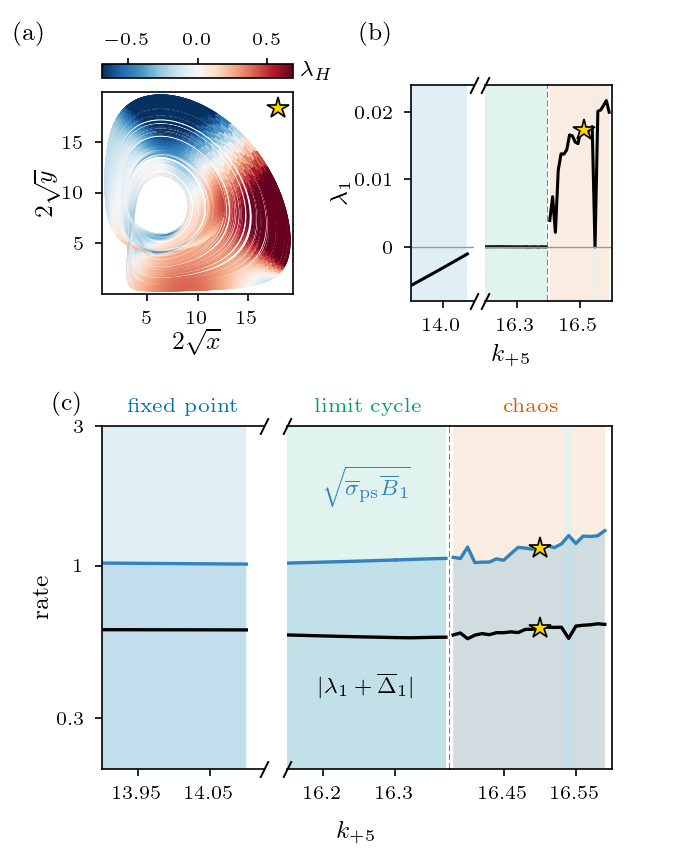

Reproduce this figure in Python.
#!/usr/bin/env python3
"""fig1_window.py -- Fig. 1 from fig1_data.npz: (a) chaotic attractor coloured by lambda_H,
(b) leading exponent along k+5, (c) window sqrt(sigma_ps B_1) and departure |lambda_1 + Delta_1|."""
import numpy as np
import matplotlib
matplotlib.use("Agg")
import matplotlib.pyplot as plt
from matplotlib import gridspec
from matplotlib.colors import TwoSlopeNorm
from matplotlib.collections import LineCollection
from matplotlib.ticker import NullFormatter

plt.rcParams.update({
    "text.usetex": True, "font.family": "serif", "font.serif": ["Computer Modern Roman"],
    "font.size": 9, "axes.labelsize": 9, "xtick.labelsize": 8, "ytick.labelsize": 8,
    "axes.linewidth": 0.6, "xtick.major.width": 0.6, "ytick.major.width": 0.6,
    "text.latex.preamble": r"\usepackage{amsmath,bm}",
})
C_FP, C_CY, C_CH = "#0072B2", "#009E73", "#D55E00"   # Okabe-Ito
C_BAND = "#9ecae1"

D = np.load("fig1_data.npz")
k5, lamK, DelK, BK, spsK, amp, spread = (D[q] for q in ("k5", "lam", "Delta", "B", "sps", "amp", "spread"))
# classification from the converged block exponents: chaos = positive exponent resolved against its
# block spread, cycle = exponent zero within 5e-4 with finite amplitude, fixed = negative, negligible spread
clsK = np.where((lamK > 1e-3) & (spread < 0.5 * lamK), "chaos",
        np.where((np.abs(lamK) < 5e-4) & (amp > 1e-3), "cycle",
         np.where((lamK < 0) & (spread < 1e-3), "fixed", "unresolved")))
ok = (clsK != "unresolved") & (spsK > 1e-3)   # drop unresolved points and the low-concentration state beyond the crisis
k5, clsK, lamK, DelK, BK, spsK = (v[ok] for v in (k5, clsK, lamK, DelK, BK, spsK))
wK = np.sqrt(spsK * BK)
print("regimes:", {c: int((clsK == c).sum()) for c in ("fixed", "cycle", "chaos")},
      " max departure/window: %.2f" % np.max(np.abs(lamK + DelK) / wK))

fig = plt.figure(figsize=(3.4, 4.25))
gs = gridspec.GridSpec(2, 1, height_ratios=[0.73, 1.16], hspace=0.45, left=0.15, right=0.90, bottom=0.095, top=0.90)
gtop = gridspec.GridSpecFromSubplotSpec(1, 2, subplot_spec=gs[0], width_ratios=[0.95, 1.0], wspace=0.6)

# ---- (a) attractor in the coordinates u = 2 sqrt(x), coloured by lambda_H ----------------
ax = fig.add_subplot(gtop[0])
U = 2 * np.sqrt(D["trace_x"]); lamH = D["trace_lamH"]
i0 = int(0.3 * len(U))
pts = U[i0:, :2]
vmax = np.percentile(np.abs(lamH[i0:]), 97)
lc = LineCollection(np.stack([pts[:-1], pts[1:]], axis=1), cmap="RdBu_r",
                    norm=TwoSlopeNorm(vmin=-vmax, vcenter=0., vmax=vmax), linewidth=0.4, rasterized=True)
lc.set_array(lamH[i0:-1])
ax.add_collection(lc)
ax.set_xlim(pts[:, 0].min() - 0.3, pts[:, 0].max() + 0.3); ax.set_ylim(pts[:, 1].min() - 0.3, pts[:, 1].max() + 0.3)
ax.set_xlabel(r"$2\sqrt{x}$", labelpad=1); ax.set_ylabel(r"$2\sqrt{y}$", labelpad=1)
ax.set_aspect("equal"); ax.set_xticks([5, 10, 15]); ax.set_yticks([5, 10, 15])
cax = ax.inset_axes([0.0, 1.07, 1.0, 0.07])
cb = fig.colorbar(lc, cax=cax, orientation="horizontal")
cb.set_ticks([-0.5, 0, 0.5]); cb.ax.tick_params(labelsize=6.5, length=2, labeltop=True, labelbottom=False, top=True, bottom=False)
cax.text(1.04, 0.5, r"$\lambda_H$", transform=cax.transAxes, fontsize=8, ha="left", va="center")
fig.text(0.02, 0.975, r"(a)", fontsize=9, ha="left", va="top")
ax.plot([0.92], [0.92], transform=ax.transAxes, marker="*", ms=8, mfc="gold", mec="k", mew=0.6, ls="none", clip_on=False)
ax.tick_params(length=2.5, labelsize=7)

# ---- three k+5 segments of equal width: before the Hopf point, before chaos, the chaotic window
def tint(col, a=0.12):
    """opaque colour equal to col drawn at opacity a over white (no transparency in the PDF)"""
    rgb = np.array(matplotlib.colors.to_rgb(col))
    return tuple(1 - a * (1 - rgb))


def shade(axis, xx, cc):
    """one opaque span per run of equal class, so no seams between adjacent rectangles"""
    edges = np.concatenate([[xx[0]], 0.5 * (xx[1:] + xx[:-1]), [xx[-1]]])
    i = 0
    while i < len(cc):
        j = i
        while j + 1 < len(cc) and cc[j + 1] == cc[i]:
            j += 1
        axis.axvspan(edges[i], edges[j + 1], color=tint({"fixed": C_FP, "cycle": C_CY, "chaos": C_CH}[cc[i]]),
                     lw=0, zorder=0)
        i = j + 1

i_hopf = int(np.argmax(clsK == "cycle")); k_hopf = 0.5 * (k5[i_hopf] + k5[i_hopf - 1])
i_ch = int(np.argmax(clsK == "chaos")); k_ch = 0.5 * (k5[i_ch] + k5[i_ch - 1])
W = 16.6 - k_ch
SEG = [(k_hopf - W, k_hopf, "fixed point", C_FP, [13.95, 14.05]),
       (k_ch - W, k_ch, "limit cycle", C_CY, [16.2, 16.3]),
       (k_ch, 16.6, "chaos", C_CH, [16.45, 16.55])]
print("Hopf %.4f  chaos onset %.4f  width %.4f" % (k_hopf, k_ch, W))
K_STAR = 16.5
i_star = int(np.argmin(np.abs(k5 - K_STAR)))
star = dict(marker="*", ms=8, mfc="gold", mec="k", mew=0.6, ls="none", zorder=10, clip_on=False)
kw_mark = dict(marker=[(-0.5, -1), (0.5, 1)], markersize=6, linestyle="none", color="k", mec="k", mew=0.7, clip_on=False)

def breakmarks(axl, axr):
    axl.plot([1, 1], [0, 1], transform=axl.transAxes, **kw_mark)
    axr.plot([0, 0], [0, 1], transform=axr.transAxes, **kw_mark)
    axl.spines["right"].set_visible(False); axr.spines["left"].set_visible(False)

# ---- (b) leading exponent -----------------------------------------------------------------
gsb = gridspec.GridSpecFromSubplotSpec(1, 4, subplot_spec=gtop[1], width_ratios=[1, 0.16, 1, 1], wspace=0.0)
B = [fig.add_subplot(gsb[i]) for i in (0, 2, 3)]
for i, (lo, hi, name, col, ticks) in enumerate(SEG):
    m = (k5 >= lo - 1e-9) & (k5 <= hi + 1e-9); b = B[i]
    shade(b, k5[m], clsK[m])
    b.plot(k5[m], lamK[m], "-", color="k", lw=1.1)
    b.axhline(0, color="0.6", lw=0.5)
    b.set_xlim(lo, hi); b.set_ylim(-0.008, 0.024)
    b.set_xticks([0.5 * (lo + hi)]); b.set_xticklabels(["%.1f" % (0.5 * (lo + hi))], fontsize=6.5)
    b.tick_params(length=2.5, labelleft=(i == 0), left=(i == 0), labelsize=7)
B[0].set_ylabel(r"$\lambda_1$", labelpad=1); B[0].set_yticks([0, 0.01, 0.02]); B[0].set_yticklabels(["0", "0.01", "0.02"])
fig.text(0.53, 0.975, r"(b)", fontsize=9, ha="left", va="top")
bb0 = B[0].get_position(); bb2 = B[2].get_position()
fig.text(0.5 * (bb0.x0 + bb2.x1), bb0.y0 - 0.052, r"$k_{+5}$", ha="center", va="top", fontsize=9)
B[2].plot([K_STAR], [lamK[i_star]], **star)
breakmarks(B[0], B[1])
B[1].spines["right"].set_visible(False); B[2].spines["left"].set_visible(False)
B[1].axvline(k_ch, color="0.4", lw=0.6, ls="--")

# ---- (c) window and departure -------------------------------------------------------------
gsc = gridspec.GridSpecFromSubplotSpec(1, 4, subplot_spec=gs[1], width_ratios=[1, 0.14, 1, 1], wspace=0.0)
C = [fig.add_subplot(gsc[i]) for i in (0, 2, 3)]
for i, (lo, hi, name, col, ticks) in enumerate(SEG):
    m = (k5 >= lo - 1e-9) & (k5 <= hi + 1e-9); c = C[i]
    shade(c, k5[m], clsK[m])
    c.plot(k5[m], wK[m], "-", color="#3182bd", lw=1.2)
    c.fill_between(k5[m], 1e-9, wK[m], color=C_BAND, alpha=0.45, lw=0)
    c.plot(k5[m], np.abs(lamK[m] + DelK[m]), "-", color="k", lw=1.2)
    c.set_yscale("log"); c.set_ylim(0.2, 3); c.set_xlim(lo, hi); c.set_xticks(ticks)
    c.yaxis.set_minor_formatter(NullFormatter()); c.tick_params(which="minor", left=False)
    c.tick_params(length=2.5, labelleft=(i == 0), left=(i == 0), labelsize=7)
    c.set_xticklabels([("%g" % t) for t in ticks], fontsize=7)
    c.text(0.5, 1.03, name, transform=c.transAxes, color=col, fontsize=7.5, ha="center", va="bottom")
C[0].set_ylabel(r"rate", labelpad=1); C[0].set_yticks([0.3, 1, 3]); C[0].set_yticklabels(["0.3", "1", "3"])
C[0].text(-0.3, 1.03, r"(c)", transform=C[0].transAxes, fontsize=9, ha="left", va="bottom")
C[1].text(0.5, 0.80, r"$\sqrt{\overline\sigma_{\rm ps}\overline B_1}$", transform=C[1].transAxes, fontsize=8, color="#3182bd", ha="center")
C[1].text(0.5, 0.22, r"$|\lambda_1+\overline\Delta_1|$", transform=C[1].transAxes, fontsize=8, ha="center")
cc0 = C[0].get_position(); cc2 = C[2].get_position()
fig.text(0.5 * (cc0.x0 + cc2.x1), cc0.y0 - 0.062, r"$k_{+5}$", ha="center", va="top", fontsize=9)
C[2].plot([K_STAR], [wK[i_star]], **star); C[2].plot([K_STAR], [abs(lamK[i_star] + DelK[i_star])], **star)
breakmarks(C[0], C[1])
C[1].spines["right"].set_visible(False); C[2].spines["left"].set_visible(False)
C[1].axvline(k_ch, color="0.4", lw=0.6, ls="--")

fig.savefig("fig1_window.pdf", dpi=300)
fig.savefig("fig1_window.png", dpi=200)
print("saved fig1_window.pdf, fig1_window.png")
